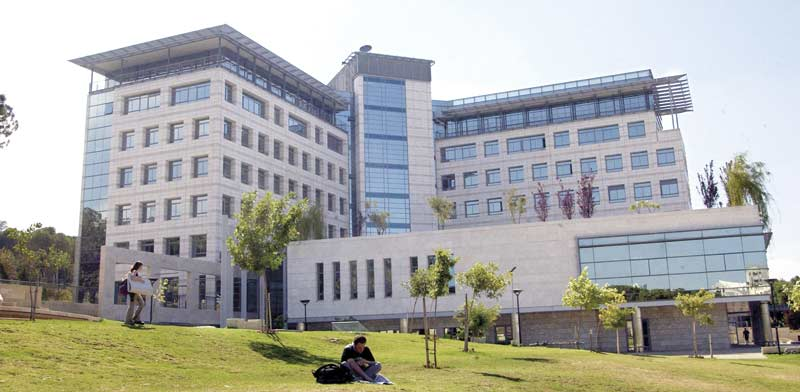
#> input picture HW/HW1/my_data/building.jpg, 800 x 392 px; the run also reads 3 pictures not shown here
$ jupyter execute hw1.ipynb
#> lines starting #> are read from the running program, lines starting #| are printed output that depends on the picture
####  EE 046200 - Technion - Image Processing and Analysis
----

# Computer Homework 1
---
### <span style="color:red"> Due Date: 15.02.24 </span>

##  Submission guidelines
---

### READ THIS CAREFULLY

*	**Please notice:** Some of the exercises contain questions on topics that are yet to be taught in the lecture or the frontal exercises. You may consider them as background or preparation questions to the topic before learning about it in class, or you may wait until the topic is taught, and solve only the questions on the topics you already learned.
*	**Avoid unethical behavior.** This includes plagiarism, not giving credit to source code you decide to use, and false reporting of results. Consulting with friends is allowed and even recommended, but you must write the code on your own, independently of others. The staff will treat unethical behavior with the utmost severity. **!אנא המנעו מהתנהגות שאינה אתית והעתקות**
*	Code submission in **Python only**.
    You can choose your working environment:
    * You can work in a Jupyter Notebook , locally with <a href="https://www.anaconda.com/distribution/">Anaconda</a> (the course's computer HW will not require a GPU).
    * You can work in a Python IDE such as <a href="https://www.jetbrains.com/pycharm/">PyCharm</a> or <a href="https://code.visualstudio.com/">Visual Studio Code</a>. Both also allow opening/editing Jupyter Notebooks.
*	The exercise must be submitted **IN PAIRS** (unless the computer homework grader approved differently) until **<span style="color:red"> Thursday 15.02.2024 at 23:55</span>**.
*	The exercise will be submitted via Moodle in the following form:
    Only one of the students will submit the assignment. That student will submit two **separated** files:
    * A report file (visualizations, discussing the results and answering the questions) in a `.pdf` format, with the name `hw1_id1_id2.pdf` where `id1` and 'id2' are the ID number of the submitting students.
        * Be precise, we expect on point answers. But don't be afraid to explain you statements (actually, we expect you to).
        * Even if the instructions says "Show/Display...", you still need to explain what are you showing and what can be seen.
        * No other file-types ( `.docx` , `.html` , ...) will be accepted
    * A compressed `.zip` file, with the name: `hw1_id1_id2.zip` which contains:
        * A folder named `code` with all the code files inside ( `.py` or `.ipynb` ONLY!)
            *	The code should be reasonably documented, especially in places where non-trivial actions are performed.
            *	Make sure to give a suitable title (informative and accurate) to each image or graph, and also to the axes. Ensure that graphs and images are displayed in a sufficient size to understand their content (and maintain the relationship between the axes - do not distort them).
        * A folder named `my_data`, with all the files required for the code to run (your own images/videos). make sure to refer to your input files in the code locally. i.e. (if the code is in 'code' directory, and the input file is in a parallel 'my_data' directory:
            `img = cv2.imread('../my_data/my_img.jpg')`
        * **DO NOT** include the given input data in the zip. The code should refer to the given input data as it is located in a folder named `given_data`. i.e.:
            `img = cv2.imread('../given_data/given_img.jpg')`
*	If you submit your solution after the deadline, 4 points will be reduced automatically for each of the days that have passed since the submission date (unless you have approved it with the course staff before the submission date). Late submission will be done directly to the computer homework grader via mail, and not via Moodle.
*	Several Python, numpy, openCV reference files are attached in the Moodle website, and you can of course also use the Internet's help.
*	Questions about the **computer** exercise can be directed to the computer homework grader through the relevant Moodle forum or by email **and not during the workshop hours**.

##  General Notes:
---
### The ‘imshow’ function:
Full name: `matplotlib.axes.Axes.imshow`

The ‘imshow’ function is used to display images. The function expects to get a matrix whose members are in "discrete" `unit8` format (in the range [0,255]) or in "continuous" `float` format (in the range [0,1]). the dynamic range is determined by the format. These formats are acceptable for images.

### Discrete Fourier Transform:
2-dimentional discrete Fourier transform (2D-DFT) in numpy is done using the function `np.fft.fft2`. After the transform, use `np.fft.fftshift` to bring the low frequencies to the center of the transform image.

**IMPORTANT NOTE:** When using `fftshift` after `fft2`, you must not forget to use `ifftshift` before performing the inverse transform `ifft2`. In addition, there is no need to convert the image to double before the transform.

**Convenient representation scale for transformation:** Note that displaying the amplitude of the transform on a log scale: `np.log(1 + np.abs(...))` allows large and small values to be seen in the same image. This overcomes the contrast problem created by the Fourier transform.

[cell 1]
# imports for the HW
import numpy as np
import matplotlib.pyplot as plt
import cv2 as cv2
import numpy as np
from matplotlib import pyplot as plt
from numpy.fft import fft2 as dft, ifft2 as inverse_dft, fftshift as shift, ifftshift as inverse_shift
from enum import Enum
import math

##  Part 1 - Information In Frequency
---
**Note: In the illustrations displayed in this question the white areas are the areas to keep in the transform.**

Exercise 3 shows the definition of the continuous 2-D Fourier transform. In practice, in image processing applications 2-dimentional discrete Fourier transform (2D-DFT) of the image is used. The 2D-DFT of an image $f[n,m] \in \mathbb{R}^{M\times N}$ is defined as:

$F[k,l]=\mathcal{F}_{DFT}\{f[m,n]\}=\frac{1}{MN}\sum_{m=0}^{M-1}\sum_{n=0}^{N-1}f[m,n]e^{-j2\pi(\frac{m}{M}k+\frac{n}{N}l)}$

The transform calculation in numpy is performed using the `np.fft.fft2` function.

In this question we will get a basic intuition concerning the information in the frequency domain image we get after performing the transform.

### 1.a - Create the input - an image of a building
Take a picture of a building on the Technion campus, name it `building.jpg` and include in your report the type of camera you used. In order to get the most out of this question make sure that the image will contain the whole building and unique elements like windows, porches, doors, etc. For example:


Load the original image and display it and its grayscale image. You should also make sure that the image is in `uint8` format. For the rest of the question, we will use only the grayscale image.

[cell 2]
building_grey = cv2.imread("../my_data/building.jpg", cv2.IMREAD_GRAYSCALE)
uint_greyscale_building = building_grey.astype(np.uint8)
plt.imshow(uint_greyscale_building, cmap='gray'), plt.title('Building.jpg ')

### 1.b - 2D-DFT
Display the 2D-DFT of the image (amplitude only as explained in the general note at the beginning of the document).

[cell 3]
building_fft = dft(uint_greyscale_building)
building_fft_shifted = shift(building_fft)
plt.imshow(np.log(np.abs(building_fft_shifted) + 1), cmap='viridis'), plt.title('Building.jpg FFT')

### 1.c - Low pass frequency filtering
Display the low frequencies of the image according to the following guidelines:
1.	The lowest 2% of the frequencies in the l direction (with all their frequencies in the k direction).
2.	The lowest 2% of the frequencies in the k direction (with all their frequencies in the l direction).
3.	 The lowest 2% of the frequencies in the l direction (with all their frequencies in the k direction) and the lowest 2% of the frequencies in the k direction (with all their frequencies in the l direction).
Notice that the low frequencies have the smallest indices, but after using `fftshift` these frequencies will appear in the center of the image’s relevant axis. In addition, the frequencies that are not zeroes should be in the shape of a “strip”, like in the illustration:

Do this by zeroing the frequencies that aren’t in the required range in the original transform image.

Display the three results in frequency domain and the three images obtained after performing the inverse transform. Notice the images' values after the inverse transform - they will be complex. Obtain real values by applying `abs()` on the result.

Write your conclusions concerning the differences between the original image and the images after the frequency filtering.

**Do not** use loops.

[cell 4]
class FilterDirection(Enum):
    ROWS = 1,
    COLUMNS = 2,
    CROSS = 3

def custom_filter(np_array: np.ndarray, high_pass: bool,
                  direction: FilterDirection, percentile: int) -> np.ndarray:
    """
    get a ndarray and return a new array resulted from an LPF or HPF of percentile threshold.
    :param np_array:
    :param high_pass: True if high-pass filter, False if low-pass filter
    :param direction: Axis to filter
    :param percentile: the percentage of the frequencies to filter
    :return: A new array with the filtered values
    """
#> called with np_array = array of shape (392, 800), high_pass = False, percentile = 2
    rows, columns = np_array.shape
    threshold_rows, threshold_columns = int(rows * (percentile / 100)), int(columns * (percentile / 100))
    mask = np.zeros_like(np_array)
    # mask will be a ndarray contains 1's only in the indexes we do NOT want to filter out.
    if direction != FilterDirection.COLUMNS:
        if high_pass:  # filter out low frequencies
            mask[-threshold_rows:, :] = 1
        else:
            mask[: threshold_rows, :] = 1
    if direction != FilterDirection.ROWS:
        if high_pass:  # filter out low frequencies
            mask[:, -threshold_columns:] = 1
        else:
            mask[:, :threshold_columns] = 1

    return np_array * mask  # element-wise multiplexing will result in zeroing the values to filter out.


fft_rows_removed = custom_filter(np_array=building_fft, high_pass=False,
                                     direction=FilterDirection.ROWS, percentile=2)
fft_rows_removed_shifted = shift(fft_rows_removed)
filtered_image_rows_removed = np.abs(inverse_dft(fft_rows_removed))

fft_columns_removed = custom_filter(np_array=building_fft, high_pass=False,
                                    direction=FilterDirection.COLUMNS, percentile=2)
fft_columns_removed_shifted = shift(fft_columns_removed)
filtered_image_columns_removed = np.abs(inverse_dft(fft_columns_removed))

fft_array_cross_removed = custom_filter(np_array=building_fft, high_pass=False,
                                        direction=FilterDirection.CROSS, percentile=2)
fft_array_cross_removed_shifted = shift(fft_array_cross_removed)
filtered_image_cross_removed = np.abs(inverse_dft(fft_array_cross_removed))

plt.figure()
plt.subplot(1, 2, 1), plt.imshow(filtered_image_columns_removed, cmap='gray'), plt.title('LPF(1) - L axis')
plt.subplot(1, 2, 2), plt.imshow(np.log(np.abs(fft_columns_removed_shifted) + 1), cmap='viridis'), plt.title('LPF(1) - L axis')
plt.figure()
plt.subplot(1, 2, 1), plt.imshow(filtered_image_rows_removed, cmap='gray'), plt.title('LPF(2) - K axis')
plt.subplot(1, 2, 2), plt.imshow(np.log(np.abs(fft_rows_removed_shifted) + 1), cmap='viridis'), plt.title('LPF(2) - K axis')
plt.figure()
plt.subplot(1, 2, 1), plt.imshow(filtered_image_cross_removed, cmap='gray'), plt.title('LPF(3) - Both axis')
plt.subplot(2, 2, 2), plt.imshow(np.log(np.abs(fft_array_cross_removed_shifted) + 1), cmap='viridis'),  plt.title('LPF(3) - Both axis')
plt.tight_layout()
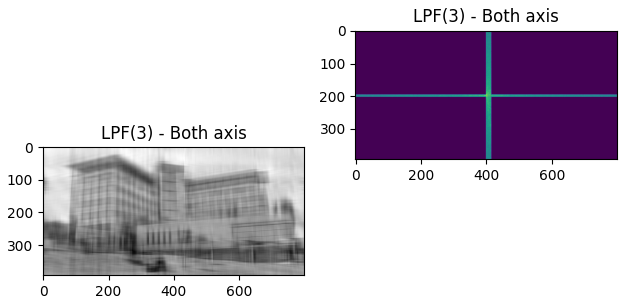
#> figure drawn by matplotlib, 2 panels

### 1.d - Max pass frequency filtering
Implement the `max_freq_filtering` function: the function will accept the fft of an image **after fftshift** - `fshift` and find `precentege` of the most dominant 2-dimensional frequencies of the whole image, meaning frequencies for which the **amplitude** of the transform is maximal, and choose them (again, by zeroing the other frequencies). The function will return the filtered frequency domain result `fMaxFreq` and the filtered image `imgMaxFreq`.

[cell 5]
def max_freq_filtering(fshift, precentege):
    """
    Reconstruct an image using only its maximal amplitude frequencies.
    :param fshift: The fft of an image, **after fftshift** -
                   complex float ndarray of size [H x W].
    :param precentege: the wanted precentege of maximal frequencies.
    :return:
        fMaxFreq: The filtered frequency domain result -
                  complex float ndarray of size [H x W].
        imgMaxFreq: The filtered image - real float ndarray of size [H x W].
    """
#> called with fshift = array of shape (392, 800), precentege = 10
    fshift_copy = fshift.copy()
    # Calculate the threshold using np.percentile, ensuring that frequencies
    # below this threshold are excluded from the specified top percentage.
    threshold_val = np.percentile(np.abs(fshift_copy), 100 - precentege)
#> threshold_val = 15026.6
    fshift_copy[np.abs(fshift_copy) < threshold_val] = 0
    return fshift_copy, np.abs(inverse_dft(inverse_shift(fshift_copy)))

Now, use the above function on your building image shifted fft with `precentege=10` (find the 10% maximal frequencies of the image).

Display the result in frequency domain and the inverse transform image of the filtered frequencies. Obtain real values by applying `abs()` on the `ifft` result.

The non-zero frequencies should be scattered, like in the following illustration (notice that the frequencies you will get are not necessarily the same as in this example):

[cell 6]
filtered_fft, filtered_image = max_freq_filtering(building_fft_shifted, 10)
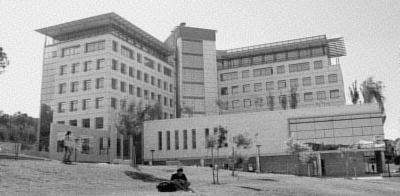
#> filtered_image: shape (392, 800) float64 (shown at 1/2 size); min 0.012, max 275.8, mean 171.5; drawn with min black and max white
plt.subplot(2, 1, 1), plt.imshow(filtered_image, cmap='gray'), plt.title('HPF Building.jpg - 10%')
plt.subplot(2, 1, 2), plt.imshow(np.log(np.abs(filtered_fft) + 1), cmap='viridis'), plt.title('HPF Building.jpg FFT')
plt.tight_layout()

### 1.e - Comparison - max frequencies vs. low frequencies
Repeat the previous section for `precentege=4` precent of maximal frequencies. What are the differences between this section results and the results from section **2.c.3** (the low frequencies in both axes)? In which case we get, after the inverse transform, an image which is closer to the original image? Are the maximal frequencies you got in this section located more in the low or in the high range? What can you conclude from this about the importance of **low frequencies** in comparison to the **maximal frequencies** for natural images?

[cell 7]
filtered_fft, filtered_image = max_freq_filtering(building_fft_shifted, 4)
plt.subplot(2, 1, 1), plt.imshow(filtered_image, cmap='gray'), plt.title('HPF Building.jpg - 4%')
plt.subplot(2, 1, 2), plt.imshow(np.log(np.abs(filtered_fft) + 1), cmap='viridis'), plt.title('HPF Building.jpg FFT')
plt.tight_layout()
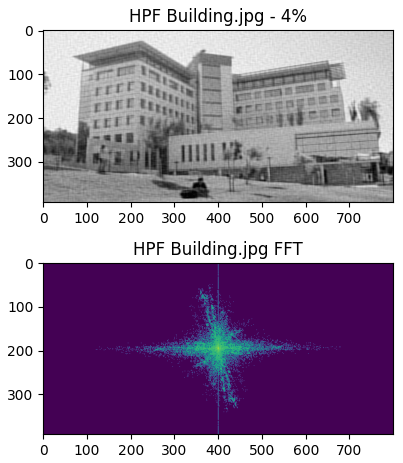
#> figure drawn by matplotlib, 2 panels

### 1.f - Influence of the max frequencies precentege
Now we will test the influence of `precentege`, the percentage of maximal frequencies to save, on the mean squared error (MSE) of the filtered image. The definition of MSE is:

$MSE(p)=\frac{1}{MN}\sum_{m=0}^{M-1}\sum_{n=0}^{N-1}(f[m,n]-f_p[m,n])^2$

Where $f[n,m] \in \mathbb{R}^{M\times N}$ is the original grayscale image and $f_p[n,m] \in \mathbb{R}^{M\times N}$ is the filtered image using only $p\%$ of the dominant frequencies.

For an integer $p$ in the range of $p \in [1,100]$, build a graph which illustrates the MSE as a function of p.

[cell 8]
def mse_2d(arr1: np.ndarray, arr2: np.ndarray):
    """
    Calculate the MSE of 2 ndarray objects
    """
    rows, columns = arr1.shape
    return np.sum((arr1 - arr2) ** 2) / (rows * columns)


mse_graph_mse_axis = []
for i in range(0, 100):
    mse_graph_mse_axis.append(mse_2d(uint_greyscale_building, max_freq_filtering(building_fft_shifted, i)[1]))
#> this loop made 100 passes
#> threshold_val in max_freq_filtering on passes 1 to 8: 53778963, 66206.4, 42858.1, 33229.2, 27765.9, 24135.7, 21288.2, 19164
#> after the loop, mse_graph_mse_axis = 100 values, max 3366.2 at index 0, min 0.00089 at index 99, mean 59.1
plt.plot(list(range(0, 100)), mse_graph_mse_axis), plt.ylabel("Mean Squared Error"), plt.xlabel("The percentage of maximal frequencies to save"),
plt.title("MSE as a function of max frequencies percentage")

##  Part 2 - The Importance of Phase and Amplitude in Images
---
**Note: In the illustrations displayed in this question the white areas are the areas to keep in the transform.**

The 2D-DFT of an image $f[n,m] \in \mathbb{R}^{M\times N}$ is complex: $F[k,l] \in \mathbb{C}^{M\times N}$. Therefore it can be written as:

$F[k,l] = A[k,l]e^{j\phi[k,l]}$

where $A[k,l]=|F[k,l]| \in \mathbb{R}^{M\times N}$ and $\phi[k,l]=tan^{-1}\frac{Im\{F[k,l]\}}{Re\{F[k,l]\}} \in \mathbb{R}^{M\times N}$ are the 2D-DFT's amplitude and phase, respectively.

In this question we will understand the importance of these two elements of the transform.

### 2.a - Create the input - a selfie
Load the image `parrot.png`, and convert it to grayscale. In addition, take a Selfie picture (self-portrait) and call it `yours.jpg`. Load the selfie image, resize it to the same size of the parrot image (use `cv2.resize`) and convert it to grayscale. Finally, make sure that both images are in uint8 format. Display the images.

[cell 9]
uint_parrot = cv2.imread("../given_data/parrot.png", cv2.IMREAD_GRAYSCALE).astype(np.uint8)
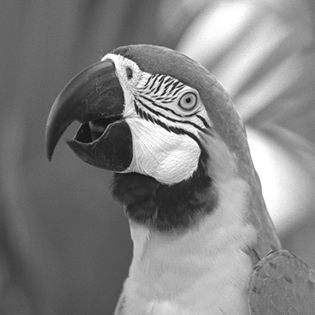
#> input picture HW/HW1/given_data/parrot.png, 315 x 315 px
#> uint_parrot is the input picture: shape (315, 315); min 14, max 255, mean 130.4
uint_yoav = cv2.imread("../my_data/yours.jpg", cv2.IMREAD_GRAYSCALE).astype(np.uint8)
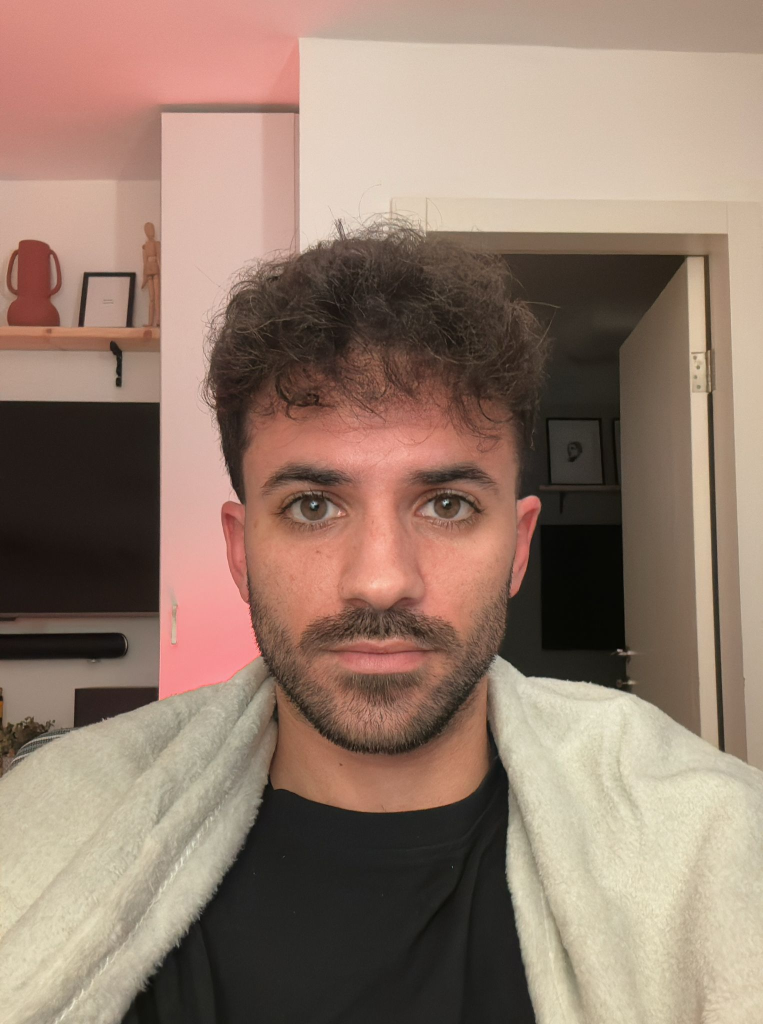
#> input picture HW/HW1/my_data/yours.jpg, 1526 x 2048 px (shown at 1/2 size)
uint_yoav = cv2.resize(src=uint_yoav, dsize=uint_parrot.shape)
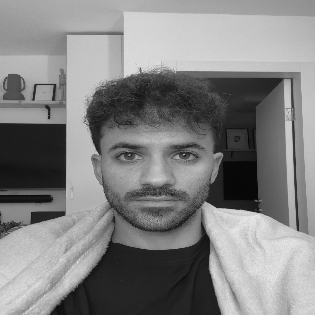
#> uint_yoav: shape (315, 315); min 5, max 239, mean 130
plt.subplot(2, 2, 1), plt.imshow(uint_parrot, cmap='gray'), plt.title('parrot.jpg')
plt.subplot(2, 2, 2), plt.imshow(uint_yoav, cmap='gray'), plt.title('yoav.jpg')

### 2.b - Ampitude and phase of inputs
Calculate the 2D-DFT of both images. Calculate the phase and the amplitude of each image and display the amplitude images you got. Note: use `phase=np.angle(fft_image)` to calculate the phase and `amp=np.abs(fft_image)` to calculate the amplitude).

[cell 10]
fft_yoav = dft(uint_yoav)
fft_parrot = dft(uint_parrot)
yoav_amp, yoav_phase = (np.abs(fft_yoav), np.angle(fft_yoav))
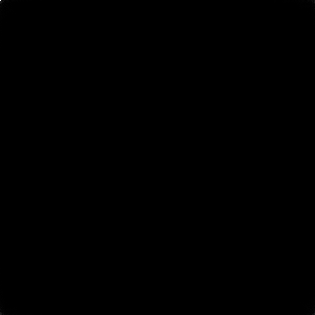
#> yoav_amp: shape (315, 315) float64; min 1.98, max 12903861, mean 3901.9; drawn with min black and max white
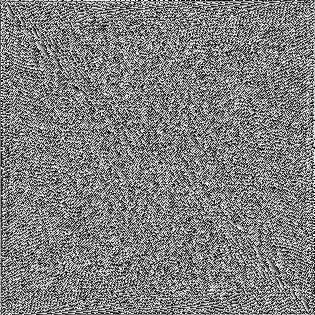
#> yoav_phase: shape (315, 315) float64; min -3.14, max 3.14, mean 3.21e-17; drawn with min black and max white
parrot_amp, parrot_phase = (np.abs(fft_parrot), np.angle(fft_parrot))
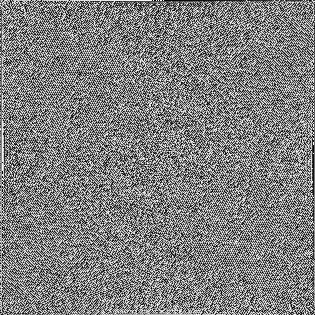
#> parrot_phase: shape (315, 315) float64; min -3.14, max 3.14, mean 2.92e-17; drawn with min black and max white
plt.subplot(1, 2, 1), plt.imshow(np.log(shift(parrot_amp)) + 1, cmap='viridis'), plt.title('Parrot Amplitude')
plt.subplot(1, 2, 2), plt.imshow(np.log(shift(yoav_amp)) + 1, cmap='viridis'), plt.title('Yoav Selfie Amplitude')
plt.figure()
plt.subplot(1, 2, 1), plt.imshow(shift(parrot_phase), cmap='viridis'), plt.title('Parrot Phase')
plt.subplot(1, 2, 2), plt.imshow(shift(yoav_phase), cmap='viridis'), plt.title('Yoav Selfie Phase')
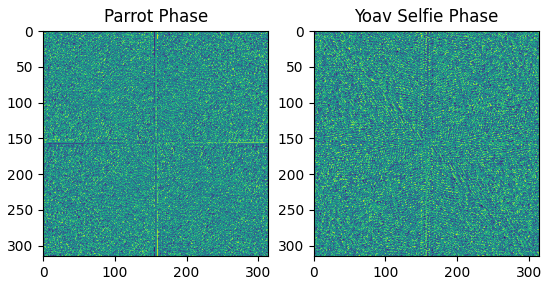
#> figure drawn by matplotlib, 2 panels

### 2.c - Mixing things up
Create the following two images (in the transform domain):
1.	An image with the amplitude of `yours` and the phase of `parrot`.
2.	An image with the amplitude of `parrot` and the phase of `yours`.

Perform the inverse transform and display the resulting images. Obtain real values by applying `abs()` on the `ifft` result. Which image is more similar to the `yours` image?

[cell 11]
amp_yoav_phase_parrot = yoav_amp * np.exp(1j * parrot_phase)
amp_parrot_phase_yoav = parrot_amp * np.exp(1j * yoav_phase)
plt.subplot(1, 2, 1), plt.imshow(np.abs(inverse_dft(amp_yoav_phase_parrot)), cmap='gray'), plt.title('Yoav Amplitude, Parrot Phase')
plt.subplot(1, 2, 2), plt.imshow(np.abs(inverse_dft(amp_parrot_phase_yoav)), cmap='gray'), plt.title('Parrot Amplitude, Yoav Phase')
plt.tight_layout()
#> (the rest of the program and of its run is left out)
